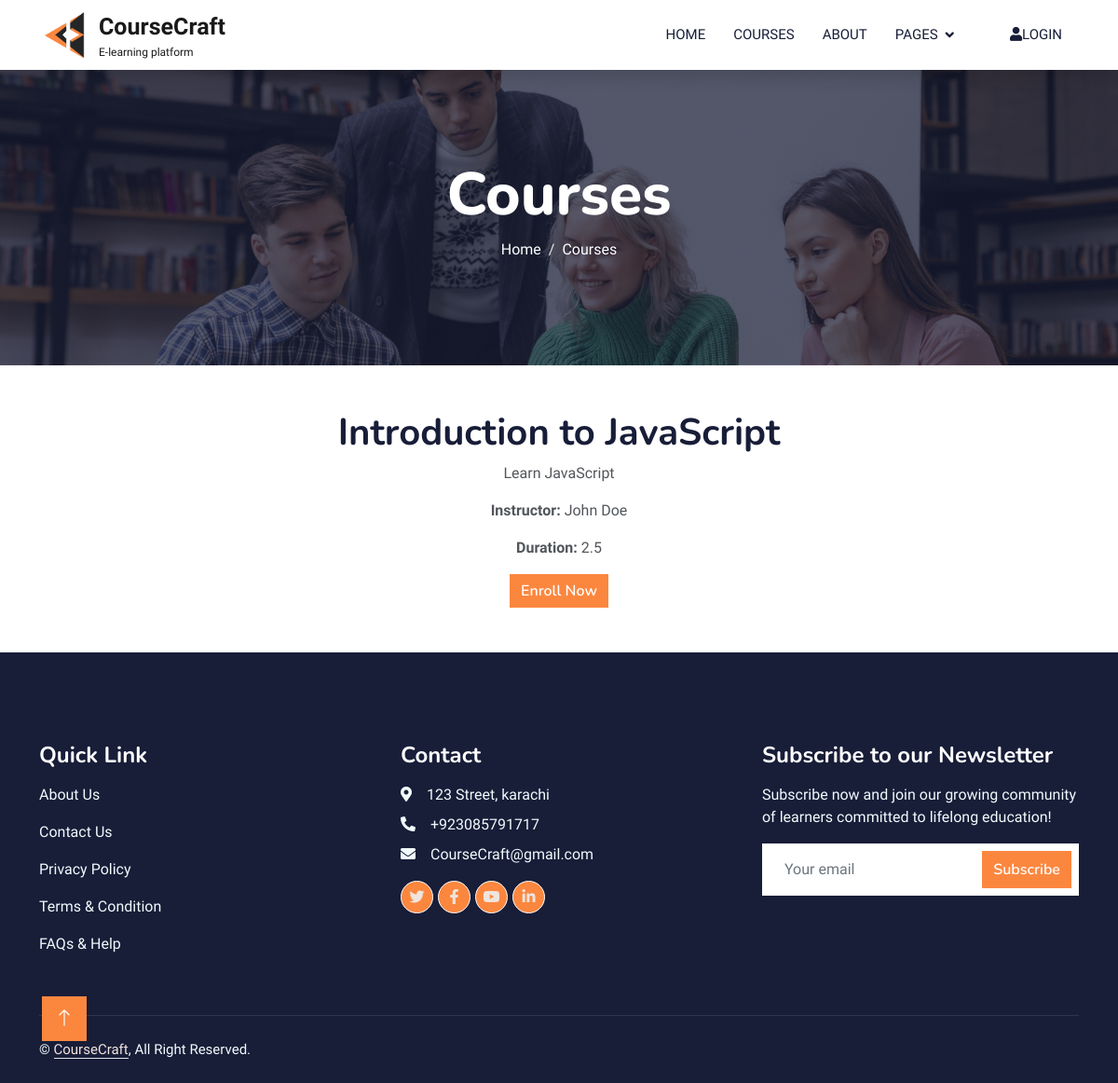
Screenshot of /frontend/course_details.php?course_id=3 with the database file from the repository.
### tables this page shows
CREATE TABLE `courses` (
  `id` int(11) NOT NULL,
  `title` varchar(255) NOT NULL,
  `description` text NOT NULL,
  `instructor` varchar(255) NOT NULL,
  `duration` varchar(50) NOT NULL,
  `price` decimal(10,2) NOT NULL DEFAULT 0.00,
  `video_url` varchar(255) NOT NULL
);

### frontend/course_details.php (the view, shortened to what this page needs)
<?php
$host = "localhost";
$dbname = "lms";
$username = "root";
$password = "";
$conn = new mysqli($host, $username, $password, $dbname);
$course_id = $_GET['course_id'];
$sql = "SELECT * FROM courses WHERE id = ?";
$stmt = $conn->prepare($sql);
$stmt->bind_param("i", $course_id);
$stmt->execute();
$result = $stmt->get_result();
if ($result->num_rows > 0) {
    $course = $result->fetch_assoc();
} else {
    echo "<script>alert('Course not found!'); window.location.href='courses.php';</script>";
    exit;
}
?>
<!DOCTYPE html>
<html lang="en">
<head>
    <link href="https://cdnjs.cloudflare.com/ajax/libs/font-awesome/5.10.0/css/all.min.css" rel="stylesheet">
    <link href="https://cdn.jsdelivr.net/npm/bootstrap-icons@1.4.1/font/bootstrap-icons.css" rel="stylesheet">
    <link href="lib/animate/animate.min.css" rel="stylesheet">
    <link href="lib/owlcarousel/assets/owl.carousel.min.css" rel="stylesheet">
    <link href="css/bootstrap.min.css" rel="stylesheet">
    <link href="css/style.css" rel="stylesheet">
</head>
<body>
    <nav class="navbar navbar-expand-lg bg-white navbar-light shadow sticky-top p-0">
        <a href="index.php" class="navbar-brand d-flex align-items-center px-4 px-lg-5">
            <img src="img/iconn.png" alt="" height="50px">
            <div class="ms-2">
            <p class="m-0 fw-bold" style="font-size: 25px;">CourseCraft</p>
            <p class="m-0" style="font-size: 12px;">E-learning platform</p>
            </div>
        </a>
        <div class="collapse navbar-collapse" id="navbarCollapse">
            <div class="navbar-nav ms-auto p-4 p-lg-0">
                <a href="index.php" class="nav-item nav-link ">Home</a>
                <a href="courses.php" class="nav-item nav-link">Courses</a>
                <a href="about.php" class="nav-item nav-link">About</a>
                <div class="nav-item dropdown">
                    <a href="#" class="nav-link dropdown-toggle" data-bs-toggle="dropdown">Pages</a>
                </div>
                <?php if (!isset($_SESSION['user_id'])): ?>
                    <a href="login.html" class="nav-item nav-link"><i class="fa fa-user"></i>login</a>
                <?php endif; ?>
            </div>
        </div>
    </nav>
    <div class="container-fluid bg-primary py-5 mb-5 page-header">
        <div class="container py-5">
            <div class="row justify-content-center">
                <div class="col-lg-10 text-center">
                    <h1 class="display-3 text-white animated slideInDown">Courses</h1>
                    <nav aria-label="breadcrumb">
                        <ol class="breadcrumb justify-content-center">
                            <li class="breadcrumb-item"><a class="text-white" href="index.html">Home</a></li>
                            <li class="breadcrumb-item text-white active" aria-current="page">Courses</li>
                        </ol>
                    </nav>
                </div>
            </div>
        </div>
    </div>
<center>
    <div class="container">
        <h1><?php echo $course['title']; ?></h1>
        <p><?php echo $course['description']; ?></p>
        <p><strong>Instructor:</strong> <?php echo $course['instructor']; ?></p>
        <p><strong>Duration:</strong> <?php echo $course['duration']; ?></p>
        <a href="enroll.php?course_id=<?php echo $course_id; ?>" class="btn btn-primary">Enroll Now</a>
    </div>
</center>
    <div class="container-fluid bg-dark text-light footer pt-5 mt-5 wow fadeIn" data-wow-delay="0.1s">
        <div class="container py-5">
            <div class="row g-5">
                <div class="col-lg-4 col-md-6">
                    <h4 class="text-white mb-3">Quick Link</h4>
                    <p><a class="text-light" href="about.php">About Us</a></p>
                    <p><a class="text-light" href="contact.php">Contact Us</a></p>
                    <p><a class="text-light" href="">Privacy Policy</a></p>
                    <p><a class="text-light" href="">Terms & Condition</a></p>
                    <p><a class="text-light" href="">FAQs & Help</a></p>
                </div>
                <div class="col-lg-4 col-md-6">
                    <h4 class="text-white mb-3">Contact</h4>
                    <p class="mb-2"><i class="fa fa-map-marker-alt me-3"></i>123 Street, karachi</p>
                    <p class="mb-2"><i class="fa fa-phone-alt me-3"></i>+923085791717</p>
                    <p class="mb-2"><i class="fa fa-envelope me-3"></i>CourseCraft@gmail.com</p>
                    <div class="d-flex pt-2">
                        <a class="btn btn-outline-light btn-social" href=""><i class="fab fa-twitter"></i></a>
                        <a class="btn btn-outline-light btn-social" href=""><i class="fab fa-facebook-f"></i></a>
                        <a class="btn btn-outline-light btn-social" href=""><i class="fab fa-youtube"></i></a>
                        <a class="btn btn-outline-light btn-social" href=""><i class="fab fa-linkedin-in"></i></a>
                    </div>
                </div>
                <div class="col-lg-4 col-md-6">
                    <h4 class="text-white mb-3">Subscribe to our Newsletter</h4>
                    <p>Subscribe now and join our growing community of learners committed to lifelong education! </p>
                    <div class="position-relative mx-auto" style="max-width: 400px;">
                        <form action="#">
                            <input class="form-control border-0 w-100 py-3 ps-4 pe-5" type="email"
                                placeholder="Your email" required>
                            <button type="submit"
                                class="btn btn-primary py-2 position-absolute top-0 end-0 mt-2 me-2"><a
                                    href="mailto:keertidvcorai@gmail.com">Subscribe</a></button>
                        </form>
                    </div>
                </div>
            </div>
        </div>
        <div class="container">
            <div class="copyright">
                <div class="row">
                    <div class="col-md-6 text-center text-md-start mb-3 mb-md-0">
                        &copy; <a class="border-bottom" href="index.php">CourseCraft</a>, All Right Reserved.
                    </div>
                </div>
            </div>
        </div>
    </div>
    <a href="#" class="btn btn-lg btn-primary btn-lg-square back-to-top"><i class="bi bi-arrow-up"></i></a>
</body>
</html>

### frontend/css/style.css (style rules this page uses)
:root { --primary: #f69050; --light: #F0FBFC; --light: #f0e4de; --dark: #181d38; }
.btn { background-color: #fb873f; border: none; }
.btn a { text-decoration: none; color: #fff; }
.back-to-top { position: fixed; display: none; left: 45px; bottom: 45px; z-index: 99; }
.btn { font-family: 'Nunito', sans-serif; font-weight: 600; transition: .5s; }
.btn.btn-primary, .btn.btn-secondary { color: #FFFFFF; }
.btn-lg-square { width: 48px; height: 48px; }
.btn-square, .btn-sm-square, .btn-lg-square { padding: 0; display: flex; align-items: center; justify-content: center; font-weight: normal; border-radius: 0px; }
.navbar .dropdown-toggle::after { border: none; content: "\f107"; font-family: "Font Awesome 5 Free"; font-weight: 900; vertical-align: middle; margin-left: 8px; }
.navbar-light .navbar-nav .nav-link { margin-right: 30px; padding: 25px 0; color: #FFFFFF; font-size: 15px; text-transform: uppercase; outline: none; }
.navbar-light .navbar-brand, .navbar-light a.btn { height: 75px; }
.navbar-light .navbar-nav .nav-link { color: var(--dark); font-weight: 500; }
.navbar-light.sticky-top { top: -100px; transition: .5s; }
.page-header { background: linear-gradient(rgba(24, 29, 56, .7), rgba(24, 29, 56, .7)), url(../img/carousel-1.jpg); background-position: center center; background-repeat: no-repeat; background-size: cover; }
.breadcrumb-item+.breadcrumb-item::before { color: var(--light); }
.footer .btn.btn-social { margin-right: 5px; width: 35px; height: 35px; display: flex; align-items: center; justify-content: center; color: var(--light); font-weight: normal; border: 1px solid #FFFFFF; border-radius: 35px; transition: .3s; }
.footer .copyright { padding: 25px 0; font-size: 15px; border-top: 1px solid rgba(256, 256, 256, .1); }
.footer .copyright a { color: var(--light); }

### rows the page displays
courses: title "Introduction to JavaScript", description "Learn JavaScript", instructor "John Doe", duration "2.5"
